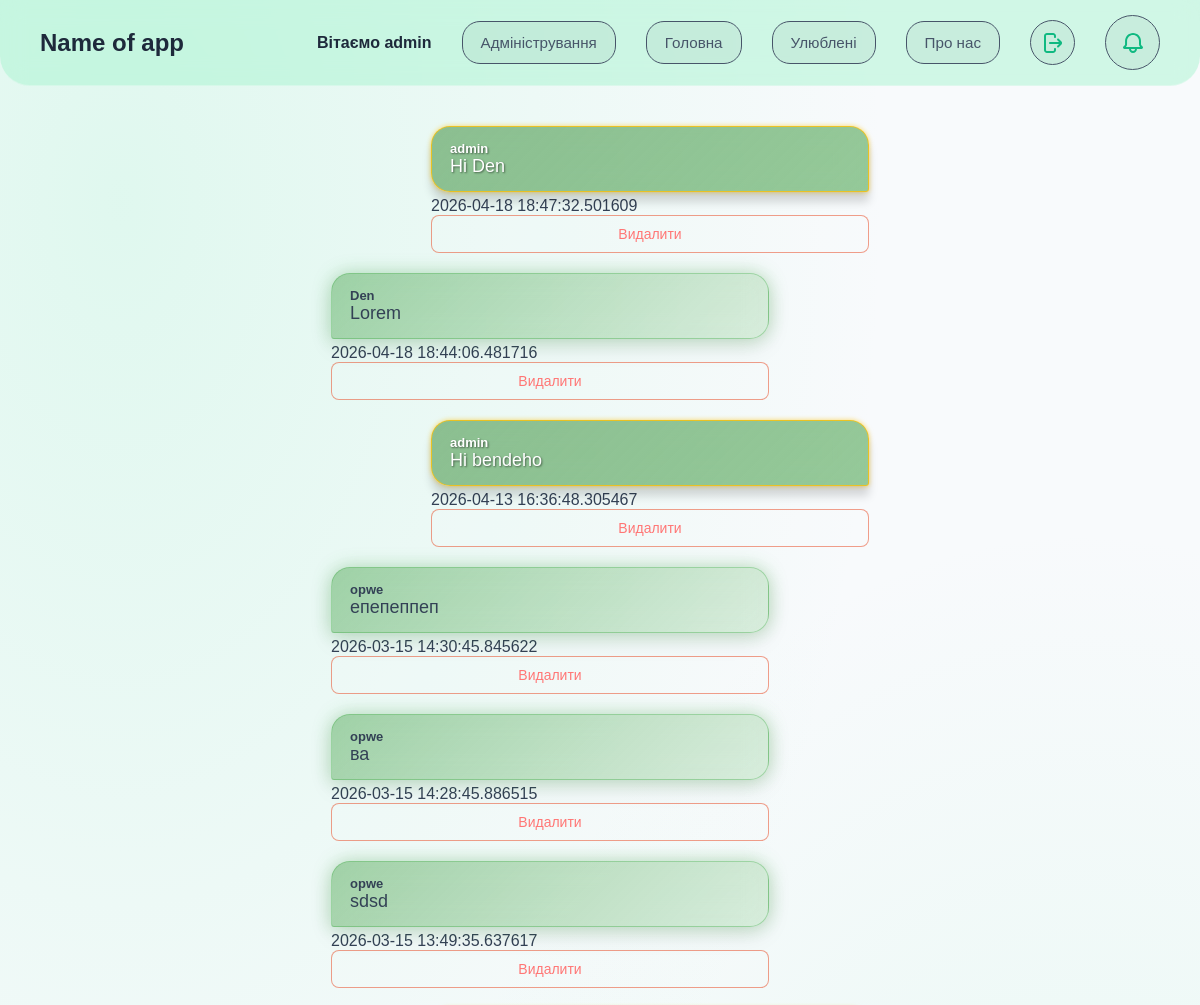
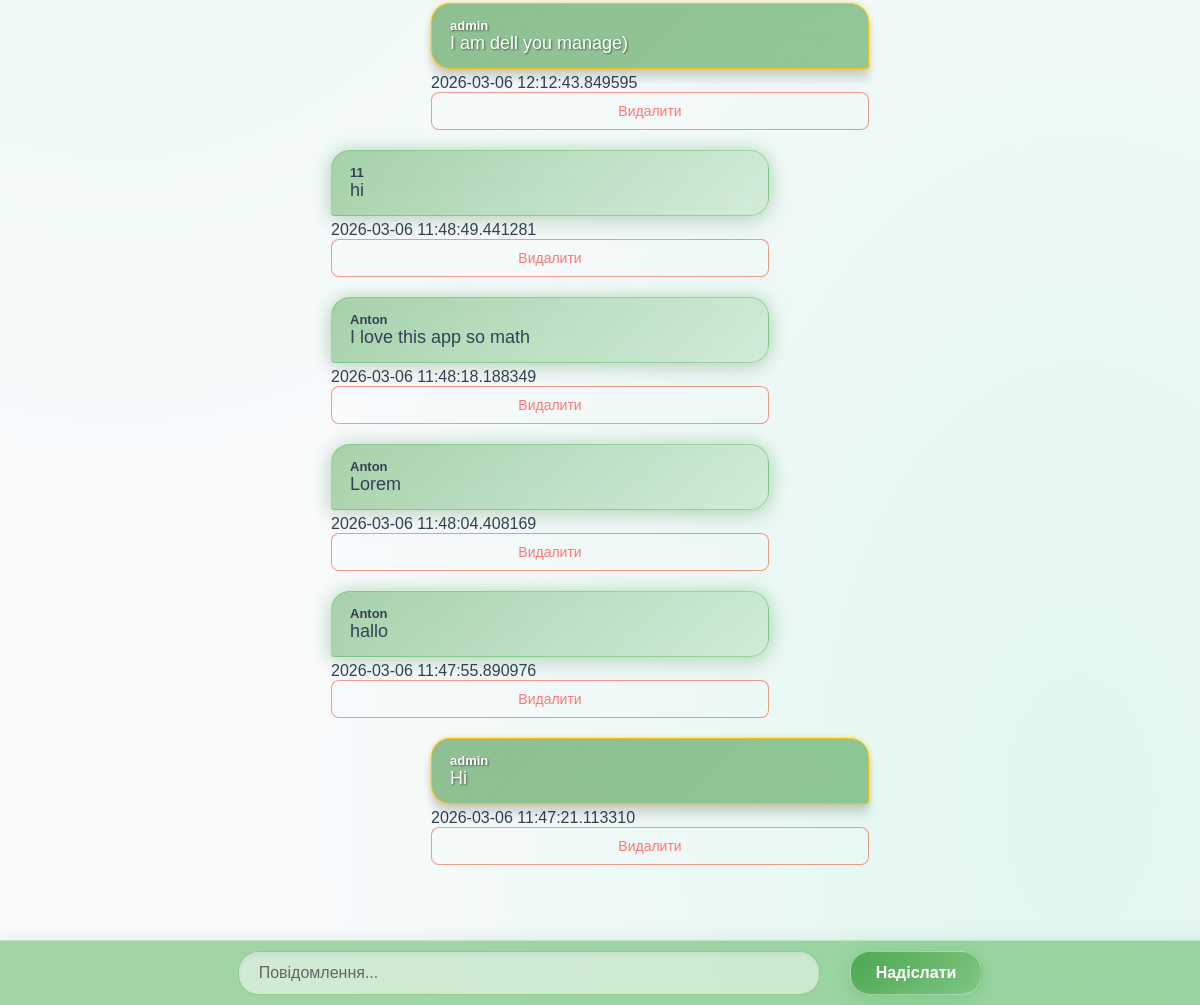
The page /forum (signed in) on the database its author committed (2 pictures, top to bottom).
### DB.py (models this page shows, shortened)
class User(UserMixin, db.Model):
    id = db.Column(db.Integer, primary_key=True)
    isAdmin = db.Column(db.Boolean, default=False)
    username = db.Column(db.String(150), unique=True, nullable=False)
    gmail = db.Column(db.String(150), unique=True, nullable=False)
    password_hash = db.Column(db.String(256), nullable=False)

class Forum(db.Model):
    id = db.Column(db.Integer, primary_key=True)
    userID = db.Column(db.Integer, db.ForeignKey('user.id'), nullable=False)
    username = db.Column(db.String(150), nullable=False)
    comment = db.Column(db.Text, nullable=False)
    date = db.Column(db.DateTime, nullable=False)
    isAdmin = db.Column(db.Boolean, default=False)

### app.py (the view)
@app.route('/forum', methods=['GET', 'POST'])
@login_required
def forum():
    if request.method == 'POST':
        comment = request.form['comment']
        new_comment = Forum(username=current_user.username, comment=comment, userID=current_user.id, date=datetime.utcnow(), isAdmin=current_user.isAdmin)
        db.session.add(new_comment)
        db.session.commit()
        return redirect('/forum')
    all_comments = Forum.query.order_by(Forum.date.desc()).all()
    commitDb = Comits.query.order_by(Comits.date.desc()).limit(5).all()
    return render_template('forum.html', comments=all_comments, comits=commitDb)

### app.py (called while the page is built)
@login_manager.user_loader
def load_user(user_id):
    return User.query.get(int(user_id))

### templates/forum.html (shortened to what this page needs)
<!DOCTYPE html>
<html lang="en">
<head>
    <link rel="stylesheet" href="{{ url_for('static', filename='styles/commit.css') }}">
    <link rel="stylesheet" href="{{ url_for('static', filename='styles/forum-style.css') }}">
    <link rel="stylesheet" href="{{ url_for('static', filename='styles/btn-style.css') }}">
    <link rel="stylesheet" href="{{ url_for('static', filename='styles/user-favorite-style.css') }}">
</head>
<body>
    <header>
        <h1>Name of app</h1>
        <div class="header-btn">
            {% if current_user.is_authenticated %}
                <span class="welcome-text">Вітаємо {{ current_user.username }}</span>
                {% if current_user.isAdmin %}
                    <a href="{{ url_for('admin') }}"><button>Адміністрування</button></a>
                {% endif %}
                <a href="{{ url_for('main') }}"><button>Головна</button></a>
                <a href="{{ url_for('favorite') }}"><button>Улюблені</button></a>
                <a href="{{ url_for('about_ass') }}"><button>Про нас</button></a>
                <a href="{{ url_for('logout') }}" class="logout-btn">
                </a>
                <button id="open-commit" class="logout-btn" style="width: 55px; height: 55px;">
                </button>
            {% else %}
                <a href="{{ url_for('login') }}"><button>Увійти</button></a>
                <a href="{{ url_for('register') }}"><button>Зареєструватись</button></a>
            {% endif %}
        </div>
    </header>
    <main style="margin-bottom: 100px;">
        {% for comment in comments %}
            {% if comment.userID == current_user.id %}
                <div class="my-message">
                    <div class="{% if comment.isAdmin %}message-admin{% else %}message-user{% endif %} right-masage">
                        <p class="user-name">{{ comment.username }}</p>
                        <p class="massage">{{ comment.comment }}</p>
                    </div>
                    <span class="message-date">{{ comment.date }}</span>
                    {% if current_user.isAdmin %}
                        <form action="{{ url_for('delete_forum_comment', id=comment.id) }}" method="POST">
                            <button class="action-btn delete-btn" type="submit">Видалити</button>
                        </form>
                    {% endif %}
                </div>
            {% else %}
                <div class="not-my-message">
                    <div class="{% if comment.isAdmin %}message-admin{% else %}message-user{% endif %}">
                        <p class="user-name">{{ comment.username }}</p>
                        <p class="massage">{{ comment.comment }}</p>
                    </div>
                    <span class="message-date">{{ comment.date }}</span>
                    {% if current_user.isAdmin %}
                        <form action="{{ url_for('delete_forum_comment', id=comment.id) }}" method="POST">
                            <button class="action-btn delete-btn" type="submit">Видалити</button>
                        </form>
                    {% endif %}
                </div>
            {% endif %}
        {% endfor %}
    </main>
    <form class="forms-input" action="/forum" method="POST">
        <input type="text" name="comment" placeholder="Повідомлення..." required>
        <button type="submit">Надіслати</button>
    </form>
</body>
</html>

### static/styles/forum-style.css (style rules this page uses)
.forms-input { width: 100%; display: flex; justify-content: center; gap: 30px; align-items: center; position: fixed; bottom: 0px; left: 0px; right: 0px; padding: 10px; z-index: 1000; background: rgba(76, 175, 80, 0.5); backdrop-filter: blur(12px); -webkit-backdrop-filter: blur(12px); border-top: 1px solid rgba(255, 255, 255, 0.4); box-shadow: 0 -4px 15px rgba(0, 0, 0, 0.05); }
.forms-input input[type="text"] { width: 45%; max-width: 800px; padding: 12px 20px; font-size: 16px; background: rgba(255, 255, 255, 0.5); border: 1px solid rgba(76, 175, 80, 0.5); border-radius: 20px; color: #111; outline: none; transition: all 0.3s ease; box-shadow: inset 0 2px 5px rgba(0, 0, 0, 0.05); }
.forms-input input[type="text"]::placeholder { color: #666; }
.forms-input button { padding: 12px 25px; font-size: 16px; font-weight: 700; color: #fff; background: linear-gradient(135deg, rgba(67, 160, 71, 0.8) 0%, rgba(129, 199, 132, 0.8) 100%); backdrop-filter: blur(5px); -webkit-backdrop-filter: blur(5px); border: 1px solid rgba(255, 255, 255, 0.4); border-radius: 20px; cursor: pointer; transition: all 0.3s ease; box-shadow: 0 4px 15px rgba(76, 175, 80, 0.3); }
header { width: 100%; display: flex; justify-content: space-between; align-items: center; padding-inline: 60px; box-sizing: border-box; }
main { display: flex; flex-direction: column; align-items: center; gap: 20px; padding-top: 20px; }
.message-admin { display: flex; flex-direction: column; width: 400px; background: linear-gradient(135deg, rgba(27, 94, 32, 0.9) 0%, rgba(255, 193, 7, 0.4) 100%); backdrop-filter: blur(15px); -webkit-backdrop-filter: blur(15px); border: 1px solid rgba(255, 193, 7, 0.8); box-shadow: 0 10px 10px rgba(0, 0, 0, 0.15), 0 0 5px rgba(255, 193, 7, 0.6); padding: 14px 18px; border-radius: 19px 19px 19px 3px; margin-bottom: 5px; color: #ffffff; text-shadow: 1px 1px 2px rgba(0,0,0,0.5); font-weight: 600; }
.message-user { display: flex; flex-direction: column; width: auto; width: 400px; background: linear-gradient(135deg, rgba(67, 160, 71, 0.45) 0%, rgba(129, 199, 132, 0.25) 100%); backdrop-filter: blur(12px); -webkit-backdrop-filter: blur(12px); border: 1px solid rgba(76, 175, 80, 0.4); box-shadow: 0 8px 24px rgba(0, 0, 0, 0.08), 0 0 18px rgba(76, 175, 80, 0.35); padding: 14px 18px; border-radius: 19px 19px 19px 3px; margin-bottom: 5px; }
.user-name { margin: 0px; padding: 0px; font-size: 13px; font-weight: 700; }
.massage { margin: 0px; padding: 0px; font-size: 18px; font-weight: 500; }
.my-message { margin-left: 100px; }
.not-my-message { margin-right: 100px; }
.right-masage { background: linear-gradient(135deg, rgba(99, 166, 102, 0.7) 0%, rgba(67, 160, 71, 0.55) 100%); border-radius: 19px 19px 3px 19px; }

### static/styles/btn-style.css (style rules this page uses)
.action-btn { width: 100%; padding: 10px 15px; border-radius: 8px; border: 1px solid rgba(255, 255, 255, 0.3); background: rgba(255, 255, 255, 0.1); color: white; cursor: pointer; transition: all 0.3s ease; font-family: inherit; font-size: 14px; }
.delete-btn { border-color: rgba(232, 65, 24, 0.5); color: #ff7675; }
.logout-btn { width: 43px; height: 43px; text-decoration: none; background: rgba(0, 0, 0, 0.04); border: solid; border-width: 1px; cursor: pointer; font-family: inherit; font-size: 0.95rem; color: #475569; border-radius: 50%; transition: all 0.2s ease; display: flex; align-items: center; justify-content: center; }

### rows shown on the page
User: username "admin"
Forum: username "admin", comment "Hi Den", date "2026-04-18 18:47:32.501609"
Forum: username "Den", comment "Lorem", date "2026-04-18 18:44:06.481716"
Forum: username "admin", comment "Hi bendeho", date "2026-04-13 16:36:48.305467"
Forum: username "opwe", comment "епепеппеп", date "2026-03-15 14:30:45.845622"
Forum: username "opwe", comment "ва", date "2026-03-15 14:28:45.886515"
Forum: username "opwe", comment "sdsd", date "2026-03-15 13:49:35.637617"
Forum: username "admin", comment "I am dell you manage)", date "2026-03-06 12:12:43.849595"
Forum: username "11", comment "hi", date "2026-03-06 11:48:49.441281"
Forum: username "Anton", comment "I love this app so math", date "2026-03-06 11:48:18.188349"
Forum: username "Anton", comment "Lorem", date "2026-03-06 11:48:04.408169"
Forum: username "Anton", comment "hallo", date "2026-03-06 11:47:55.890976"
Forum: username "admin", comment "Hi", date "2026-03-06 11:47:21.113310"
